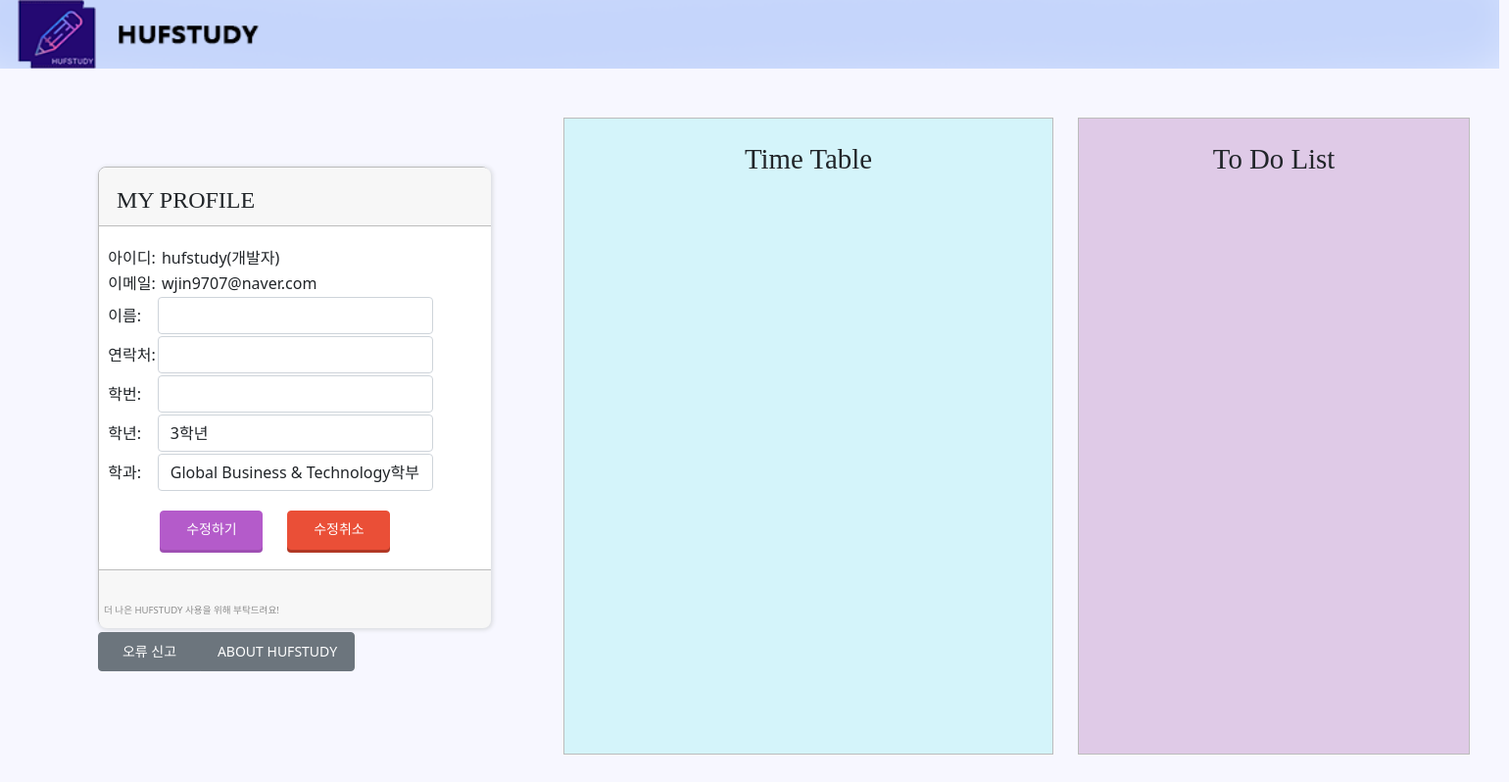
/mypage/update/ (signed in), run on the app's committed database.
### users/models.py (models this page shows, shortened)
class User(AbstractBaseUser, PermissionsMixin):
    objects = UserManager()
    user_id = models.CharField(max_length=12, verbose_name="아이디", unique=True)
    password = models.CharField(max_length=256, verbose_name="비밀번호")
    email = models.EmailField(max_length=128, verbose_name="이메일",null=True, unique=True)
    hp = models.IntegerField(verbose_name="핸드폰번호", null=True, unique=True)
    name = models.CharField(max_length=8, verbose_name="이름", null=True)
    student_id = models.IntegerField(max_length=9, verbose_name="학번", null=True)
    grade = models.CharField(choices=GRADE_CHOICES, max_length=18, verbose_name="학년", null=True)
    level = models.CharField(choices=LEVEL_CHOICES, max_length=18, verbose_name="등급", default=3)
    department = models.CharField(choices=DEPARTMENT_CHOICES, max_length=40, verbose_name="학과", null=True)
    auth = models.CharField(max_length=10, verbose_name="인증번호", null=True)
    date_joined = models.DateTimeField(auto_now_add=True, verbose_name='가입일', null=True, blank=True)
    is_active = models.BooleanField(default=True)
    is_admin = models.BooleanField(default=False)
    is_staff = models.BooleanField(default=False)
    is_superuser = models.BooleanField(default=False)
    USERNAME_FIELD = 'user_id'
    REQUIRED_FIELDS = ['email']
    class Meta:
        db_table = "회원목록"
        verbose_name = "사용자"
        verbose_name_plural = "사용자"

### users/decorators.py (the view)
    def wrap(request, *args, **kwargs):
        if not request.user.is_authenticated:
            messages.info(request, "로그인한 사용자만 이용할 수 있습니다.")
            return redirect(settings.LOGIN_URL)
        return function(request, *args, **kwargs)

### users/forms.py
class CustomUserChangeForm(UserChangeForm):
    hp = forms.IntegerField(label='연락처', widget=forms.NumberInput(
        attrs={'class': 'form-control', 'maxlength':'11', 'oninput':"maxLengthCheck(this)",}),
    )
    name = forms.CharField(label='이름', widget=forms.TextInput(
        attrs={'class': 'form-control', 'maxlength':'8',}),
    )
    student_id = forms.IntegerField(required=False, label='학번', widget=forms.NumberInput(
        attrs={'class': 'form-control', 'maxlength':'9', 'oninput':"maxLengthCheck(this)",}),
    )
    grade = forms.ChoiceField(choices=GRADE_CHOICES, label='학년', widget=forms.Select(
        attrs={'class': 'form-control',}),
    )
    department = forms.ChoiceField(choices=DEPARTMENT_CHOICES, label='학과', widget=forms.Select(
        attrs={'class': 'form-control',}),
    )
    class Meta:
        model = User()
        fields = ['hp','name','student_id', 'grade', 'department']

### users/views.py (called while the page is built)
@login_message_required
def mypage_update_view(request):
    if request.method == 'POST':
        user_change_form = CustomUserChangeForm(request.POST, instance=request.user)
        if user_change_form.is_valid():
            user_change_form.save()
            messages.success(request, '회원정보가 수정되었습니다.')
            return render(request, 'users/mypage.html')
    else:
        user_change_form = CustomUserChangeForm(instance = request.user)
        return render(request, 'users/mypage_update.html', {'user_change_form':user_change_form})

### templates/users/mypage_update.html (shortened to what this page needs)
{% extends "users/mypage_base.html" %}
{% block contents %}
    {% load static %}
    <div id="jb-container">
        <div id="jb-header1">
            <img src="{%static 'img/users/logotop.png' %}" style="width: 1530px; height: 70px;">
        </div>
        <div id="jb-container2" style="height: 470px;">
            <div id="jb-container2-content">
                <div class="" style="font-size:0.8em;">
                    <br>
                </div>
                <h5 style="margin: 0px; font-size: 1.5rem; font-family: '양진체';">&nbsp&nbsp&nbspMY PROFILE</h5>
            </div>
            <div id="jb-container2-content2" style="height: 350px;">
                    <div class="" style="font-size:0.8em;">
                        <br>
                    </div>
                    <form method="POST" action="">
                        <table>
                            <tr>
                                <td>&nbsp&nbsp아이디:</td>
                                {% if user.level == '0'%}
                                <td>&nbsp{{ user.user_id }}(개발자)</td>
                                {% elif user.level == '1' %}
                                <td>&nbsp{{ user.user_id }}(관리자)</td>
                                {% else %}
                                <td>&nbsp{{ user.user_id }}</td>
                                {% endif %}
                            </tr>
                            <tr>
                                <td>&nbsp&nbsp이메일:</td>
                                <td>&nbsp{{ user.email }}</td>
                            </tr>
                            <tr>
                                <td >&nbsp&nbsp이름:</td>
                                <td >{{ user_change_form.name }}</td>
                            </tr>
                            <tr>
                                <td>&nbsp&nbsp연락처:</td>
                                <td>{{ user_change_form.hp }}</td>
                            </tr>
                            <tr>
                                <td>&nbsp&nbsp학번:</td>
                                <td>{{ user_change_form.student_id }}</td>
                            </tr>
                            <tr>
                                <td >&nbsp&nbsp학년:</td>
                                <td >{{ user_change_form.grade }}</td>
                            </tr>
                            <tr>
                                <td>&nbsp&nbsp학과:</td>
                                <td>{{ user_change_form.department }}</td>
                            </tr>
                        </table>
                <div class="" style="font-size:0.8em;">
                    <br>
                </div>
                <button type="submit" class="btn btn-purple" style="font-family: 'paybooc-Bold';">수정하기</button>
                <a href="{% url 'users:mypage' %}" class="btn btn-red" style="font-family: 'paybooc-Bold';">수정취소</a>
            </form>
            </div>
            <div id="jb-container2-content3">
                <h1 style="font-size: 0.6em; color: #8C8C8C;">
                    <br><br><br>
                    &nbsp&nbsp더 나은 HUFSTUDY 사용을 위해 부탁드려요!</h1>
            </div>
        </div>
        <div id="jb-content2">
            <br>
            <h5 style="margin: 0px; font-size: 1.8rem; font-family: '양진체'; text-align: center;">Time Table</h5>
        </div>
        <div id="jb-content3">
            <br>
            <h5 style="margin: 0px; font-size: 1.8rem; font-family: '양진체'; text-align: center;">To Do List</h5>
        </div>
        <div class="btn-group" role="group" style="position: absolute; left:100px; top:645px;">
            <button class="btn btn-secondary" type="button">
                오류 신고
            </button>
            <button class="btn btn-secondary" type="button" style="width: 158px;">
                ABOUT HUFSTUDY
            </button>
        </div>
    </div>
    {% endblock %}

### static/css/users/style.css (style rules this page uses)
.btn { font-size: 14px; width:105px; height:40px; padding:.8em 1.2em; line-height:14px;color: #fff; text-align: center; position:relative; }
.btn.btn-purple { background-color: #B45BCA; border-color: #B45BCA; -webkit-box-shadow: 0 3px 0 #9f50b3; box-shadow: 0 3px 0 #9f50b3; }
.btn.btn-red { background-color: #ea4f37; border-color: #ea4f37; -webkit-box-shadow: 0 3px 0 #b13825; box-shadow: 0 3px 0 #b13825; }

### templates/users/mypage_base.html (style rules this page uses)
#jb-container { width: 1530px; height: 760px; }
#jb-header1 { width: 1530px; height: 70px; position : relative; }
#jb-container2 { width: 400px; height: 410px; float: left; border: 1px solid #bcbcbc; box-shadow: 1.5px 1.5px 4.5px 1.5px #dadce0; margin-top: 100px; margin-left: 100px; border-radius: 8px; }
#jb-container2-content { width: 400px; height: 60px; background-color: #F7F7F7; border-top-right-radius: 8px; border-top-left-radius: 8px; border-bottom:1px solid #bcbcbc; }
#jb-container2-content2 { width: 400px; height: 290px; background-color: #ffffff; }
#jb-container2-content3 { width: 400px; height: 60px; background-color: #F7F7F7; border-bottom-right-radius: 8px; border-bottom-left-radius: 8px; border-top:1px solid #bcbcbc; }
#jb-content2 { background-color:#D4F4FA; margin-top: 50px; width: 500px; height: 650px; float: left; border: 1px solid #bcbcbc; margin-left: 75px; }
#jb-content3 { background-color: #DFCAE7; margin-top: 50px; width: 400px; height: 650px; float: left; border: 1px solid #bcbcbc; margin-left: 25px; }

### data on the page
User: user_id "hufstudy", email "wjin9707@naver.com", grade "3학년", department "Global Business & Technology학부"
